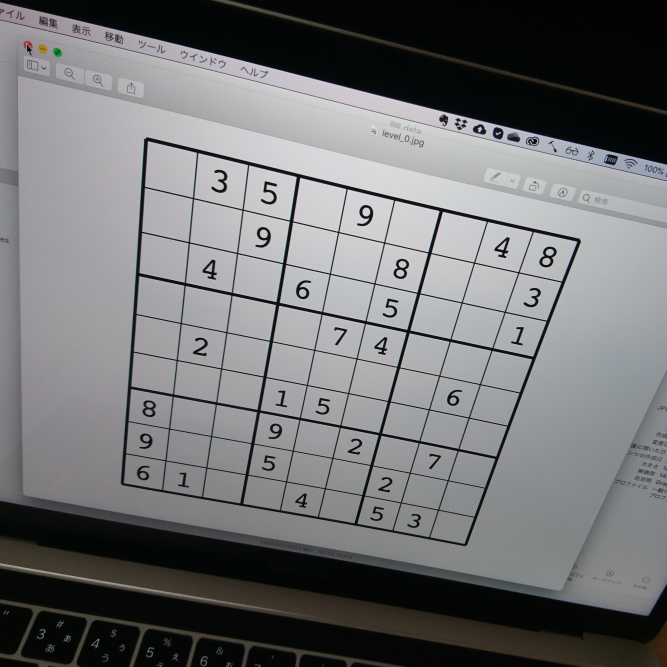
#> input picture data/level2/sample.jpg, 2000 x 2000 px (shown at 1/3 size)
$ jupyter execute --allow-errors recog_l2.ipynb
#> lines starting #> are read from the running program, lines starting #| are printed output that depends on the picture; after the words box and inside, x2 and y2 are one past the last pixel; in counts of white or black regions, pixels touching at a corner belong together
[cell 1]
import cv2
import numpy as np
import matplotlib.pyplot as plt
import pandas as pd
import pickle

[cell 2]
file="level2/sudoku_00030"
file="level1/sudoku_029"
file="level2/sample"
image = cv2.imread(f"./data/{file}.jpg", cv2.IMREAD_COLOR)
#> image is the input picture: shape (2000, 2000, 3); mean B, G, R 116.6, 115.3, 114.6
image = cv2.cvtColor(image, cv2.COLOR_BGR2RGB)
trim_percentage=0.001
height, width, channels = image.shape[:3]
#> height = 2000; width = 2000; channels = 3
trim_width = int(width * trim_percentage)
#> trim_width = 2
trim_height = int(height * trim_percentage)
#> trim_height = 2
image = image[trim_height:height - trim_height, trim_width:width - trim_width]
#> image: shape (1996, 1996, 3)
gray = cv2.cvtColor(image, cv2.COLOR_RGB2GRAY)
print(image.shape)
#| (1996, 1996, 3)
# ぼかし処理
# gray_gb = cv2.GaussianBlur(gray, None, 4.0)
gray_gb= cv2.bilateralFilter(gray, 11, 5, 5)
# # median filter
# gray_gb = cv2.medianBlur(gray, 3)

# 大津の二値化
thr, binary = cv2.threshold(gray_gb, 0, 255, cv2.THRESH_OTSU)
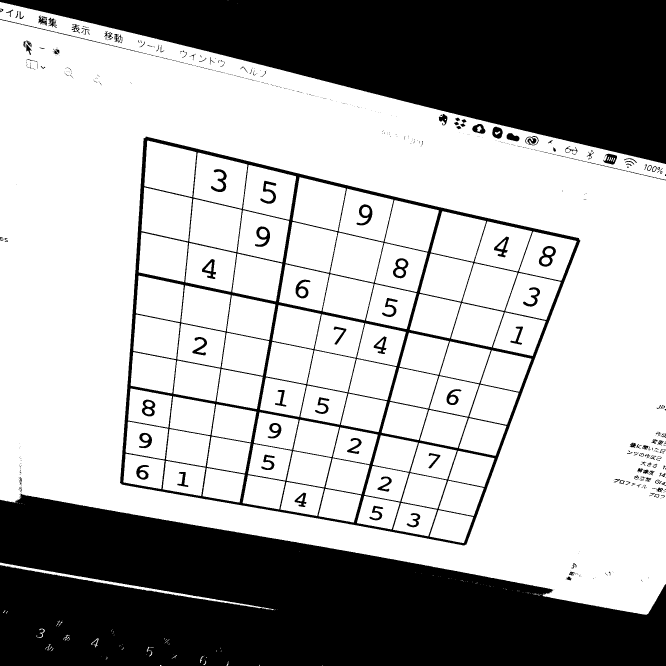
#> binary: shape (1996, 1996) (shown at 1/3 size); 66.6% white; 486 black regions (331 under 20 px), largest, box (x1, y1, x2, y2) and area: (0, 1482, 1996, 1996) 678486, (0, 0, 1996, 492) 496569, (360, 410, 1741, 1637) 114969
#> thr = 91
new_thr = min(int(thr * 1.22), 255)
#> new_thr = 111
_, binary = cv2.threshold(gray_gb, new_thr, 255, cv2.THRESH_BINARY)
#> binary: shape (1996, 1996); 65.6% white; 328 black regions (163 under 20 px), largest, box (x1, y1, x2, y2) and area: (0, 1062, 1996, 1996) 700777, (0, 0, 1996, 492) 497136, (359, 410, 1742, 1637) 124026
plt.imshow(binary, cmap="gray")
plt.title("Otsu's binarization (threshold={:d})".format(int(thr)))
plt.show()

[cell 3]
edge = cv2.Canny(binary, 100, 200)
#> edge: shape (1996, 1996); 1.7% white in thin lines or dots
edge = cv2.dilate(edge, np.ones((11, 11), dtype=edge.dtype),iterations=1)
#> edge: shape (1996, 1996); 16.6% white; 82 white regions, largest, box (x1, y1, x2, y2) and area: (354, 404, 1747, 1642) 377840, (0, 1, 1996, 546) 91615, (0, 1012, 1996, 1844) 69354
edge = cv2.erode(edge, np.ones((9, 9), dtype=edge.dtype),iterations=1)
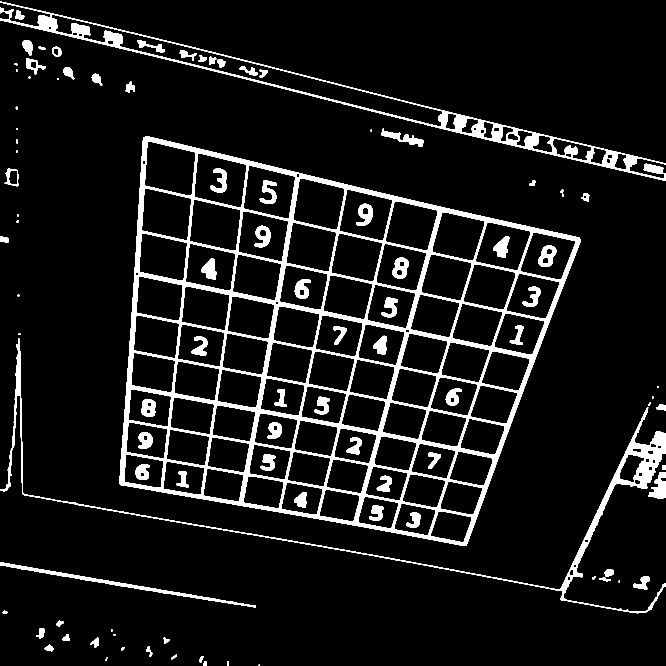
#> edge: shape (1996, 1996) (shown at 1/3 size); 8.3% white; 96 white regions (1 under 20 px)
# res_close = cv2.morphologyEx(binary, cv2.MORPH_OPEN, np.ones((5, 5), dtype=binary.dtype))
plt.imshow(edge, cmap="gray")
plt.title("After morphology operation".format(thr))
plt.show()

[cell 4]
contours, _ = cv2.findContours(edge, cv2.RETR_EXTERNAL, cv2.CHAIN_APPROX_SIMPLE)
#> contours = 59 contours, 15 with area under 20; largest, box (x1, y1, x2, y2) and area: (358, 408, 1743, 1638) 1203440, (0, 5, 1996, 542) 100630, (0, 1016, 1996, 1840) 30948, (0, 1686, 768, 1822) 5824, (1945, 1416, 1996, 1497) 2088
result = image.copy()
cv2.drawContours(result, contours, -1, (255, 0, 0), 3, cv2.LINE_AA)
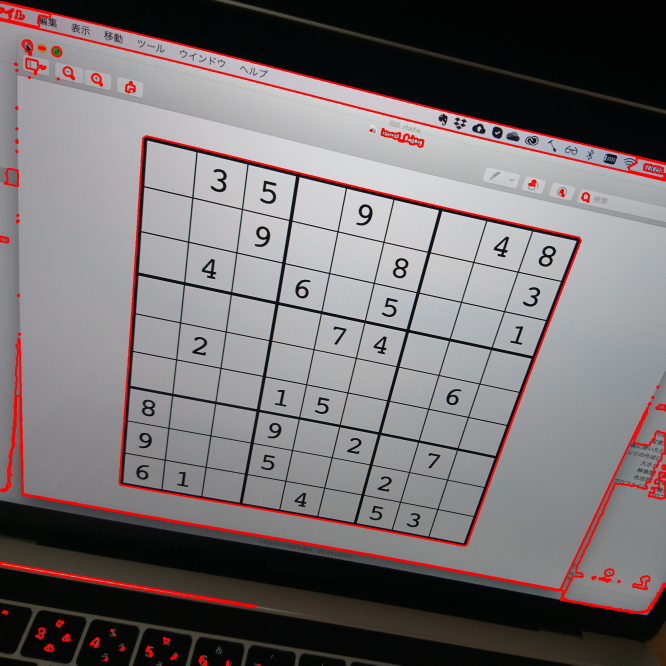
#> result: shape (1996, 1996, 3) (shown at 1/3 size); mean R, G, B 118.8, 112.3, 113.5
plt.imshow(result)
plt.show()

[cell 5]
longest_cnt = None
max_length = 0.0
max_area = 0.0
result = image.copy()
for cnt in contours:
    # 輪郭線の長さを計算
    arclen = cv2.arcLength(cnt, True)
    approx=cv2.approxPolyDP(cnt, arclen * 5e-2, True)
    area=cv2.contourArea(cnt)
    x, y, w, h = cv2.boundingRect(approx)
    internal_area_ratio = area / (w * h)
    if len(approx) == 4 and internal_area_ratio>0.5:
        print(len(approx), x,y,w,h,"{:.2f}".format(arclen),"{:.2f}".format(internal_area_ratio),area)
        cv2.drawContours(result, [approx], -1, (255, 0, 0), 3, cv2.LINE_AA)
        # plt.imshow(result)
        # plt.show()
        if  max_area < area:
            max_area = area
            max_length = arclen
            longest_cnt = cnt
#> this loop made 59 passes
#> (arclen, approx, area, x, y, w, h, internal_area_ratio) on passes 2, 3, 5, 12, 33, 36, 39: (32.24, [[686, 1983], [681, 1986], [681, 1995], [685, 1995]], 52.5, 681, 1983, 6, 13, 0.673), (38.83, [[614, 1983], [611, 1995], [618, 1995], [619, 1983]], 71, 611, 1983, 9, 13, 0.607), (52.14, [[609, 1968], [602, 1971], [599, 1986], [604, 1986]], 111, 599, 1968, 11, 19, 0.531), (70.97, [[206, 1904], [200, 1903], [188, 1920], [209, 1921]], 248, 188, 1903, 22, 19, 0.593), (80.14, [[0, 709], [0, 724], [25, 726], [24, 714]], 343, 0, 709, 26, 18, 0.733), (88.38, [[1750, 581], [1745, 595], [1765, 605], [1767, 585]], 371.5, 1745, 581, 23, 25, 0.646), (180.2, [[24, 506], [14, 550], [54, 557], [53, 511]], 1566.5, 14, 506, 41, 52, 0.735)
#> (arclen, approx, area, x, y, w, h, internal_area_ratio) on passes 1, 4, 6, 10, 13, 14: (8, [[776, 1994], [776, 1995], [779, 1995], [779, 1994]], 3, 776, 1994, 4, 2, 0.375), (29.66, [[322, 1972], [315, 1977], [315, 1981], [319, 1981]], 27, 315, 1972, 8, 10, 0.338), (51.8, [[530, 1964], [513, 1976], [522, 1974]], 74, 513, 1964, 18, 13, 0.316), (65.07, [[491, 1913], [493, 1930], [508, 1921], [508, 1917]], 148.5, 491, 1913, 18, 18, 0.458), (16, [[341, 1902], [341, 1906], [345, 1906], [345, 1902]], 16, 341, 1902, 5, 5, 0.64), (16, [[333, 1889], [333, 1893], [337, 1893], [337, 1889]], 16, 333, 1889, 5, 5, 0.64)
#| 4 681 1983 6 13 32.24 0.67 52.5
#| 4 611 1983 9 13 38.83 0.61 71.0
#| 4 599 1968 11 19 52.14 0.53 111.0
#| 4 188 1903 22 19 70.97 0.59 248.0
#| 4 341 1902 5 5 16.00 0.64 16.0
#| 4 333 1889 5 5 16.00 0.64 16.0
#| 4 1855 1742 5 5 15.41 0.62 15.5
#| 4 1987 1395 9 14 40.83 0.80 101.0
#> (further printed lines are left out)
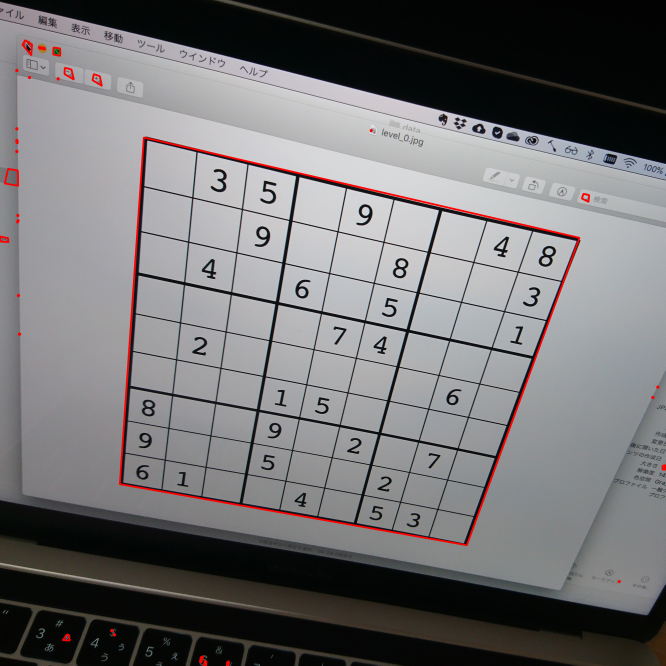
#> result: shape (1996, 1996, 3) (shown at 1/3 size); mean R, G, B 115.9, 114.6, 116
#> after the loop, longest_cnt = contour of 1808 points, box (x1, y1, x2, y2) (358, 408, 1743, 1638), area 1203440; max_area = 1203440; max_length = 4690.6

result = image.copy()

# plt.imshow(result)
# plt.show()
print(len(longest_cnt))
#| 1808
arclen = cv2.arcLength(longest_cnt, True)
#> arclen = 4690.6
approx = cv2.approxPolyDP(longest_cnt, arclen * 5e-2, True)
#> approx = [[431, 412], [359, 1452], [1400, 1635], [1738, 713]]

cv2.drawContours(result, [approx], -1, (255, 0, 0), 3, cv2.LINE_AA)
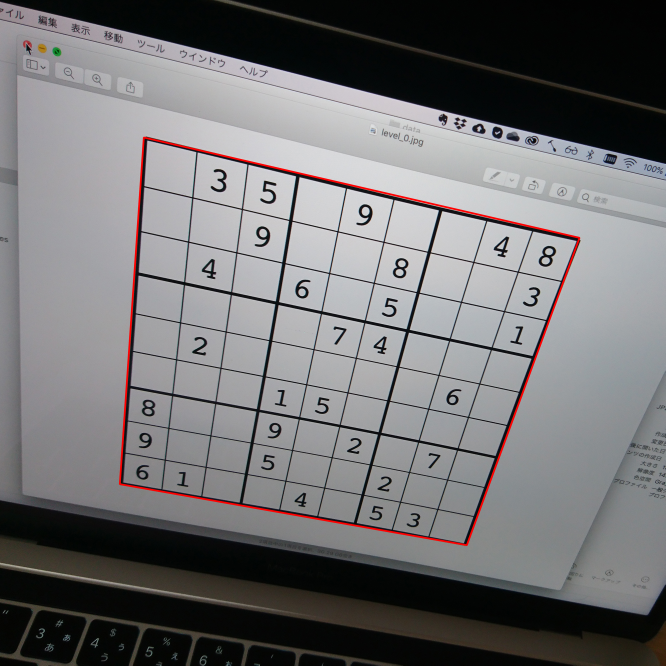
#> result: shape (1996, 1996, 3) (shown at 1/3 size); mean R, G, B 115.7, 114.8, 116.1
plt.imshow(result)
plt.title("Red region has {:d} corners".format(len(approx)))
plt.show()
# len(contours[0])

[cell 6]
from sklearn.preprocessing import StandardScaler
x, y, w, h = cv2.boundingRect(approx)
#> x = 359; y = 412; w = 1380; h = 1224
cropped = image[y:y+h, x:x+w]
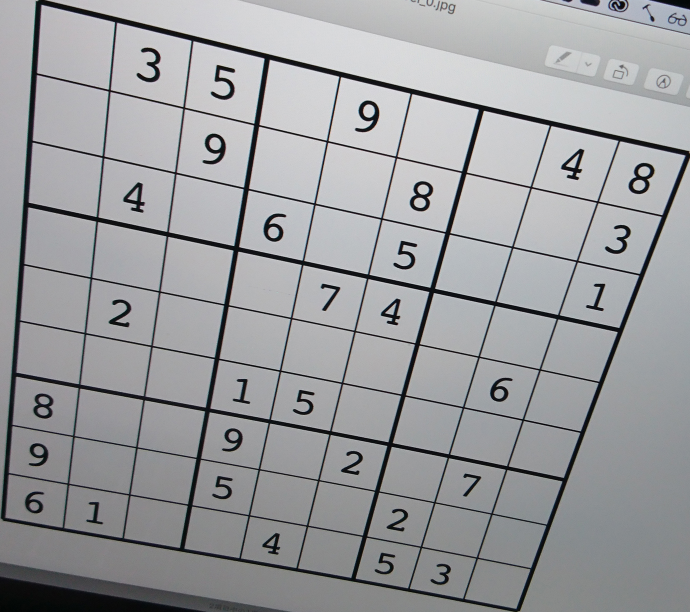
#> cropped: shape (1224, 1380, 3) (shown at 1/2 size); mean R, G, B 155.3, 156.4, 158.8

# plt.imshow(cropped)
# plt.show()
print(approx)
#| [[[ 431  412]]
#|  [[ 359 1452]]
#|  [[1400 1635]]
#|  [[1738  713]]]
# approx=approx-(x,y)
# print(approx)

src_pts = approx.reshape((-1, 2)).astype("float32")
#> src_pts has the same summary as approx
center = np.mean(src_pts, axis=0)
#> center = [982, 1053]

# ４点を重心からの角度でソートする
# 時計回りになる
init_src_pts = src_pts.copy()
#> init_src_pts has the same summary as approx
# y軸を基準にソート
# sorted_src_pts = np.array(sorted(src_pts, key=lambda p: p[1]))

# # x軸を基準にソート
# sorted_src_pts = np.array(sorted(src_pts, key=lambda p: )
src_pts = np.array(sorted(src_pts, key=lambda p: np.arctan2(p[1]-center[1], p[0]-center[0])))
#> src_pts = [[431, 412], [1738, 713], [1400, 1635], [359, 1452]]
# [8 lines of commented-out code are left out]
print(src_pts)
#| [[ 431.  412.]
#|  [1738.  713.]
#|  [1400. 1635.]
#|  [ 359. 1452.]]
# 縦横比の計算
w = np.linalg.norm(src_pts[3] - src_pts[0])
#> w = 1042.5
h = np.linalg.norm(src_pts[1] - src_pts[0])
#> h = 1341.2
aspect = abs(w) / abs(h)
#> aspect = 0.777

# 新しい画像サイズを設定
new_w = int(1000*aspect)
#> new_w = 777
# new_w = 1000
new_h = 1000
# dst_pts = np.array([(0, 0), (0, new_h), (new_w, new_h), (new_w, 0)], dtype="float32")
dst_pts = np.array([(0, 0), (new_w, 0),(new_w, new_h),(0, new_h)], dtype="float32")
#> dst_pts = [[0, 0], [777, 0], [777, 1000], [0, 1000]]

# 射影変換を計算して、パースをキャンセルする
warp = cv2.getPerspectiveTransform(src_pts, dst_pts)
#> warp = [[0.501, 0.0347, -230.4], [-0.157, 0.68, -212.7], [-3.13e-06, -0.000193, 1]]
result = cv2.warpPerspective(image, warp, (new_w, new_h))
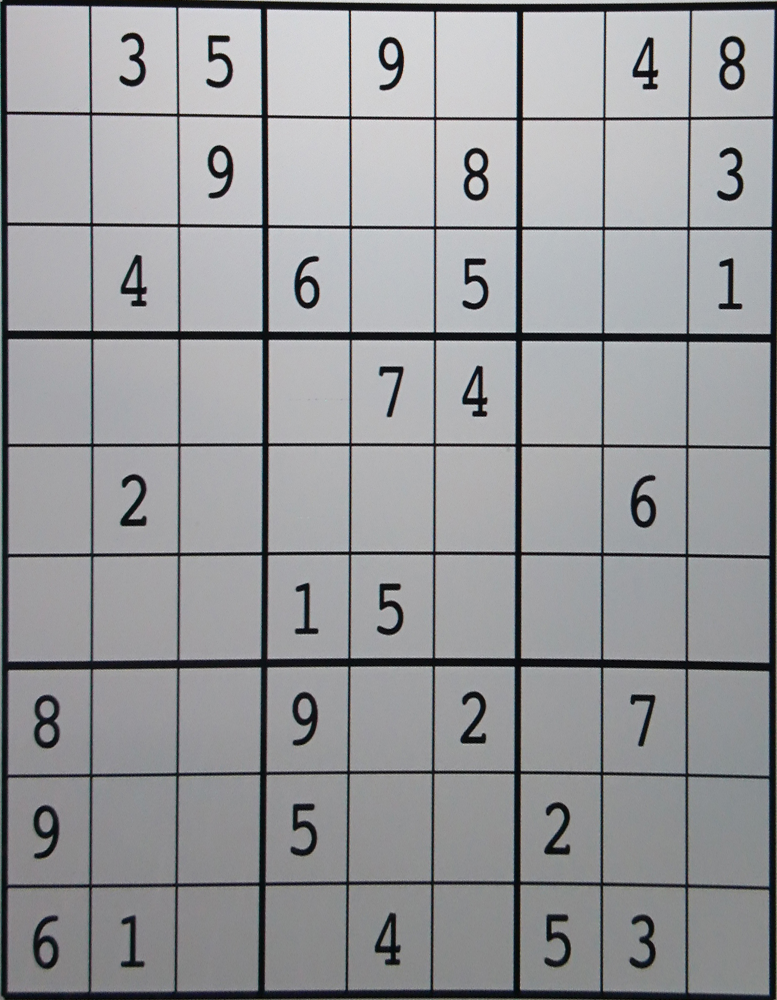
#> result: shape (1000, 777, 3); mean R, G, B 150.3, 151.3, 153.8
result=cv2.resize(result,(1000,1000),interpolation=cv2.INTER_AREA)
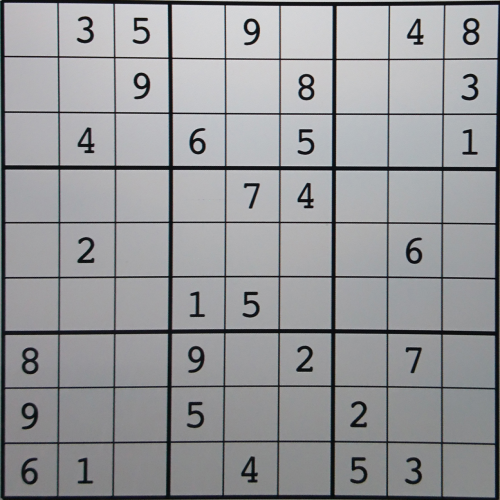
#> result: shape (1000, 1000, 3) (shown at 1/2 size); mean R, G, B 150.3, 151.3, 153.8
print(result.shape)
#| (1000, 1000, 3)
# [9 lines of commented-out code are left out]

plt.imshow(result, cmap="gray")
plt.show()

[cell 7]
print(result.shape)
#| (1000, 1000, 3)
gray_result = cv2.cvtColor(result, cv2.COLOR_RGB2GRAY)
thresh, binary_image = cv2.threshold(gray_result, 0, 255, cv2.THRESH_OTSU)
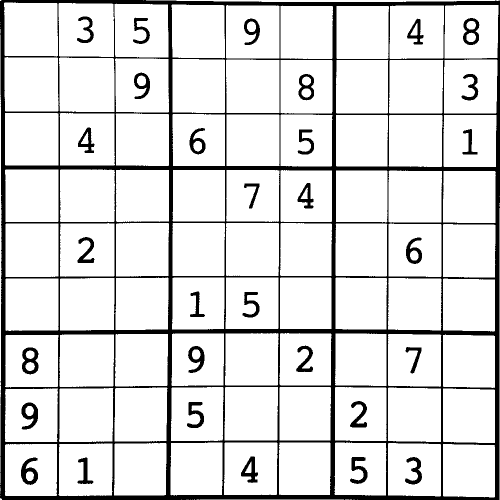
#> binary_image: shape (1000, 1000) (shown at 1/2 size); 87.7% white; 31 black regions, largest, box (x1, y1, x2, y2) and area: (0, 0, 1000, 1000) 100230, (44, 695, 77, 749) 987, (42, 915, 76, 970) 964
#> thresh = 101
# 白い領域の平均値を計算
white_region = result.copy()
idx=binary_image!=0
mean_white = np.median(white_region[idx][2]), np.median(white_region[idx][1]), np.median(white_region[idx][0])
#> mean_white = (143, 181, 182)
print(mean_white)
#| (143.0, 181.0, 182.0)
plt.imshow(binary_image, cmap="gray")
plt.imshow(binary_image!=0, cmap="gray")
# white

[cell 8]
result = result
height, width, channels = result.shape[:3]
#> height = 1000; width = 1000
trim_percentage = 0.008  # 外側を.5%トリミング
trim_width = int(width * trim_percentage)
#> trim_width = 8
trim_height = int(height * trim_percentage)
#> trim_height = 8
result = result[trim_height:height - trim_height, trim_width:width - trim_width]
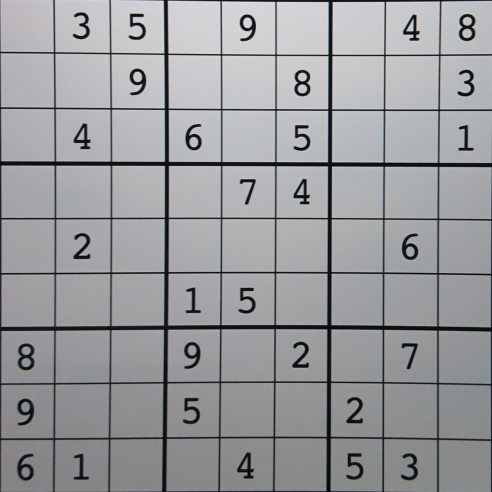
#> result: shape (984, 984, 3) (shown at 1/2 size); mean R, G, B 153.7, 154.6, 157.1
plt.imshow(result)
